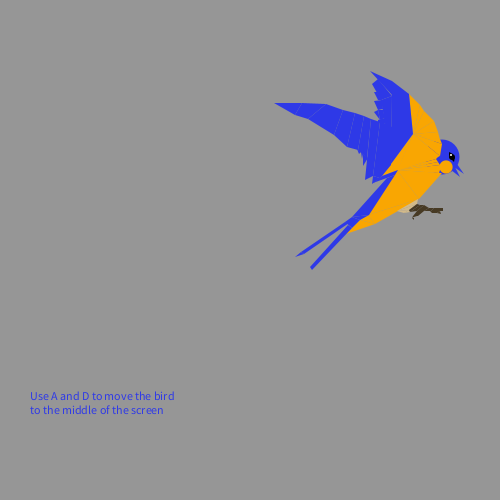
Frame 1 (no input)
Frame 60 (the mouse pressed at the canvas centre just before this capture): identical to frame 1, image omitted
Frame 120 (the mouse held since frame 60 and released just before this capture): identical to frame 1, image omitted

The Processing sketch that drew this single still picture (run headless with seeded random() and noise(); from frame 60 on, the mouse is pressed at the canvas centre):

// Processing sketch: Midterm
// ── Midterm.pde
// Mamadou Diallo - Midterm 

String state;

//Bird info
color birdieWingB = color(46,57,231);
color birdieWingG = color(249,166,2);
int birdX = 0;
boolean center = false;
boolean body = true;
boolean wings = false;
int red;
int green;
int blue;

void setup()
{
  size(500, 500);
  state = "birdie";
}

void draw()
{
  background(#FFCA01);
  if(state == "select")
  {
   selectMenu(); 
  }
  else if(state == "birdie")
  {
    birdie();
  }
  else if(state == "game")
  {
    game();
  }
}

void selectMenu()
{
  stroke(0);
  strokeWeight(2);
  fill(#AF0FE6);
  rect(0,50,width,100);
  rect(0,200,width,100);
  
  fill(180);
  rect(0,350,width,100);
  
  fill(255);
  textSize(100);
  text("BIRDIE",100,140);
  text("TAP TAP",50,290);
  textSize(30);
  text("COMING SOON",150,410);
  
  // Creating Power Button 
  fill(200,30,20);
  rect(230, 475,40,20);
  noFill();
  stroke(255);
  ellipse(250,485,15,15);
  
  if(mousePressed)
  {
    // If the power button is pressed, close the program
     if(mouseX >= 230 && mouseX <= 270 && mouseY >= 475 && mouseY <= 495)
     {
       exit(); 
     }
     
     // Go to selected scenes depending on what option is pressed
     if(mouseY >= 50 && mouseY <= 150)
     {
       state = "birdie";  
     }
     
     if(mouseY >= 200 && mouseY <= 350)
     {
       state = "game"; 
     }
  }

  
}

void birdie()
{
  background(150); // change background to white  
  
  makeBird();
  
  if(!center)
  {
    text("Use A and D to move the bird \nto the middle of the screen", 30, 400);  
  }
  else
  {
    UI();
  }
  if(birdX <= -140)
  {
    center = true; 
  }
  else if(birdX >= 36)
  {
   birdX = 36;
  }

  if(keyPressed)
  {
    if(key == 'q')
    {
       state = "select";
    }
    if(key == 'a' && !center)
    {
     birdX -= 1; 
    }
    if(key == 'd' && !center)
    {
     birdX += 1; 
    }
    if(key == 'l')
    {
     print(birdX); 
    }
  }
  
  if(mousePressed)
  {
   if(mouseX >= 180 && mouseX <= 200 && mouseY >= 450 && mouseY <= 470)
   {
    body = !body; 
    wings = !wings;
   }
   if(mouseX >= 300 && mouseX <= 320 && mouseY >= 450 && mouseY <= 470)
   {
    body = !body; 
    wings = !wings;
   }
  }
}

void makeBird()
{
  //Birdie Start
  fill(birdieWingB);
  noStroke();
  circle(442+birdX,157,35);
  //Eye
  fill(0);
  circle(452+birdX,157,6);
  triangle(449+birdX,156,453+birdX,154,449+birdX,152);
  triangle(451+birdX,159,455+birdX,157,454+birdX,162);
  fill(255,255,255);
  circle(451+birdX,155,2);
  //Beak
  fill(birdieWingB);
  triangle(457+birdX,164,454+birdX,167,464+birdX,174);
  triangle(455+birdX,167,451+birdX,170,460+birdX,177);
  //Chin thing
  fill(birdieWingG);
  circle(446+birdX,167,13.25);
  //Wing 1- Gold
  triangle(420+birdX,105,413+birdX,134,409+birdX,94);
  triangle(420+birdX,105,413+birdX,134,424+birdX,111);
  triangle(434+birdX,121,413+birdX,134,424+birdX,111);
  triangle(434+birdX,121,413+birdX,134,438+birdX,132);
  triangle(440+birdX,140,413+birdX,134,438+birdX,132);
  triangle(413+birdX,134,398+birdX,170,382+birdX,176);
  triangle(442+birdX,144,440+birdX,156,413+birdX,134);
  triangle(440+birdX,139,442+birdX,144,413+birdX,134);
  triangle(413+birdX,134,440+birdX,156,397+birdX,171);
  triangle(440+birdX,165,440+birdX,170,397+birdX,170);
  triangle(440+birdX,170,439+birdX,173,397+birdX,170);
  triangle(440+birdX,155,436+birdX,159,397+birdX,170);
  triangle(436+birdX,159,438+birdX,162,397+birdX,170);
  triangle(440+birdX,165,438+birdX,162,397+birdX,170);
  triangle(397+birdX,170,419+birdX,199,442+birdX,173);
  triangle(419+birdX,199,397+birdX,170,368+birdX,215);
  triangle(368+birdX,215,375+birdX,224,419+birdX,199);
  triangle(368+birdX,215,375+birdX,224,360+birdX,220);
  triangle(346+birdX,234,375+birdX,224,360+birdX,220);
  
  //Birdie's Feet
  fill(211,186,137);
  triangle(418+birdX,199,397+birdX,211,417+birdX,204);
  triangle(417+birdX,204,409+birdX,210,397+birdX,211);
  triangle(397+birdX,211,409+birdX,210,404+birdX,213);
  triangle(404+birdX,213,410+birdX,212,409+birdX,210);
  fill(71,58,36); 
  quad(409+birdX,210,417+birdX,204,420+birdX,205,410+birdX,212);
  quad(410+birdX,212,417+birdX,211,424+birdX,205,420+birdX,205);
  quad(417+birdX,211,424+birdX,211,429+birdX,208,424+birdX,205);
  quad(424+birdX,211,431+birdX,211,434+birdX,208,429+birdX,208);
  quad(431+birdX,211,434+birdX,208,440+birdX,208,440+birdX,211);
  quad(440+birdX,208,443+birdX,208,443+birdX,211,440+birdX,211);
  quad(430+birdX,211,440+birdX,211,437+birdX,213,432+birdX,213);
  triangle(440+birdX,211,437+birdX,213,441+birdX,214);
  quad(413+birdX,216,418+birdX,216,424+birdX,211,417+birdX,211);
  quad(417+birdX,216,413+birdX,216,412+birdX,218,414+birdX,217);
  triangle(412+birdX,218,414+birdX,218,414+birdX,220); 
  
  //Tail
  fill(birdieWingB);
  quad(352+birdX,217,360+birdX,220,352+birdX,228,345+birdX,222);
  quad(345+birdX,222,349+birdX,223,304+birdX,254,301+birdX,252);
  triangle(295+birdX,257,304+birdX,254,301+birdX,252);
  quad(348+birdX,225,352+birdX,228,312+birdX,270,310+birdX,267);
  triangle(352+birdX,217,360+birdX,220,369+birdX,215);
  quad(369+birdX,215,352+birdX,217,387+birdX,178,395+birdX,175);
  
  //Back
  quad(395+birdX,175,398+birdX,170,382+birdX,176,373+birdX,183);
  quad(392+birdX,81,391+birdX,164,413+birdX,134,409+birdX,94);
  quad(391+birdX,157,391+birdX,165,382+birdX,176,378+birdX,179);
  triangle(370+birdX,71,392+birdX,95,392+birdX,81);
  
  //First Wing
  quad(381+birdX,100,372+birdX,84,378+birdX,79,392+birdX,96);
  quad(374+birdX,92,377+birdX,92,382+birdX,100,378+birdX,100);
  triangle(392+birdX,96,381+birdX,100,391+birdX,157);
  quad(378+birdX,120,385+birdX,118,386+birdX,124,378+birdX,122);
  quad(380+birdX,120,378+birdX,110,383+birdX,110,385+birdX,118);
  triangle(380+birdX,120,378+birdX,110,374+birdX,112);
  quad(374+birdX,101,378+birdX,110,383+birdX,109,382+birdX,100);
  
  //Other Wing
  quad(380+birdX,121,396+birdX,129,396+birdX,151,380+birdX,178);
  quad(380+birdX,178,373+birdX,176,372+birdX,184,379+birdX,179);
  triangle(380+birdX,122,380+birdX,178,373+birdX,176);
  quad(365+birdX,180,373+birdX,176,380+birdX,122,371+birdX,119);
  quad(367+birdX,158,358+birdX,150,364+birdX,116,371+birdX,119);
  quad(347+birdX,147,358+birdX,150,364+birdX,116,355+birdX,113);
  quad(334+birdX,135,343+birdX,110,355+birdX,113,347+birdX,147);
  quad(308+birdX,119,326+birdX,104,343+birdX,110,334+birdX,135);
  quad(295+birdX,115,302+birdX,103,326+birdX,104,308+birdX,119);
  triangle(295+birdX,115,302+birdX,103,274+birdX,103);
  triangle(363+birdX,154,368+birdX,158,363+birdX,166);
  triangle(361+birdX,152,363+birdX,154,362+birdX,159);
  triangle(357+birdX,149,361+birdX,152,359+birdX,154);
  //Birdie Complete 
}

void UI()
{
  
  if(mousePressed)
  {
     if(mouseY >= 310 && mouseY <= 330)
     {
      red = mouseX;
      if(mouseX <= 130)
      {
       red = 130; 
      }
      if(mouseX >= 370)
      {
       red = 370; 
      }
     }
     else if(mouseY >= 350 && mouseY <= 370)
     {
       green = mouseX;
       if(mouseX <= 130)
      {
       green = 130; 
      }
      if(mouseX >= 370)
      {
       green = 370; 
      }
     }
     else if(mouseY >= 390 && mouseY <= 410)
     {
       blue = mouseX;
       if(mouseX <= 130)
      {
       blue = 130; 
      }
      if(mouseX >= 370)
      {
       blue = 370; 
      }
     }
  }
   stroke(0);
   strokeWeight(5);
   line(100,0,100,500);
   line(400,0,400,500);
   line(0,300,500,300);
   noStroke();
   
   fill(map(red,130,270,0,255), 0,0);
   rect(130,310,240,20);
   fill(0,map(green,130,370,0,255),0);
   rect(130,350,240,20);
   fill(0,0,map(blue,130,370,0,255));
   rect(130,390,240,20);
    
   stroke(255);
   line(red,310,red,330);
   line(green,350,green,370);
   line(blue,390,blue,410);
   
   textSize(12);
   fill(0);
   text('R',110,325);
   text('G',110,365);
   text('B',110,405);
    
   stroke(0);
   if(body)
   {
    fill(0);
    noStroke();
   }
   else
   {
     noFill();
     stroke(0);
   }
   rect(180,450,20,20);
   if(wings)
   {
    fill(0);
    noStroke();
   }
   else
   {
    noFill();
    stroke(0);
   }
   rect(300,450,20,20);
   rect(230,450,40,20);
    
   text("Body", 180,490);
   text("Wings", 300,490);  
   text("Change", 230,490);
}
void game()
{
  if(keyPressed)
  {
     if(key == 'q')
     {
      state = "select";
     }
  }
}
void mouseClicked()
{
  if(state == "birdie")
  {
    if(mouseX >= 230 && mouseX <= 270 && mouseY >= 450 && mouseY <= 470)
    {
      if(body)
      {
        birdieWingG = color(map(red,130,270,0,255),map(green,130,270,0,255), map(blue,130,270,0,255));
      }
      if(wings)
      {
        birdieWingB = color(map(red,130,270,0,255),map(green,130,270,0,255), map(blue,130,270,0,255));

      }
    }
  }
}
